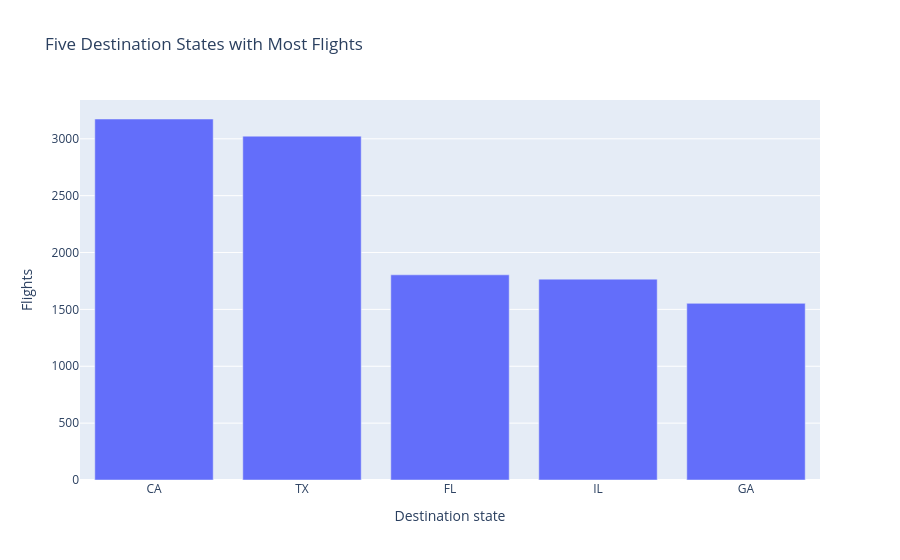

The notebook cell saved with this chart:
### Markdown cell above
**Plotly Express constructs a bar chart directly from the destination labels and flight totals calculated above.**

### Code cell
fig = px.bar(x=grade_array, y=score_array, title='Five Destination States with Most Flights')
fig.update_layout(xaxis_title='Destination state', yaxis_title='Flights')
fig.show()

### Figure 1 — Plotly figure (JSON) as saved in the notebook; plotly's stock layout.template omitted (floating-point values rounded to 4 significant figures)
{"data": [{"hovertemplate": "x=%{x}<br>y=%{y}<extra></extra>", "legendgroup": "", "marker": {"color": "#636efa", "pattern": {"shape": ""}}, "name": "", "orientation": "v", "showlegend": false, "textposition": "auto", "type": "bar", "x": ["CA", "TX", "FL", "IL", "GA"], "xaxis": "x", "y": [3174.0, 3023.0, 1804.0, 1766.0, 1553.0], "yaxis": "y"}], "layout": {"barmode": "relative", "legend": {"tracegroupgap": 0}, "title": {"text": "Five Destination States with Most Flights"}, "xaxis": {"anchor": "y", "domain": [0, 1], "title": {"text": "Destination state"}}, "yaxis": {"anchor": "x", "domain": [0, 1], "title": {"text": "Flights"}}}}
